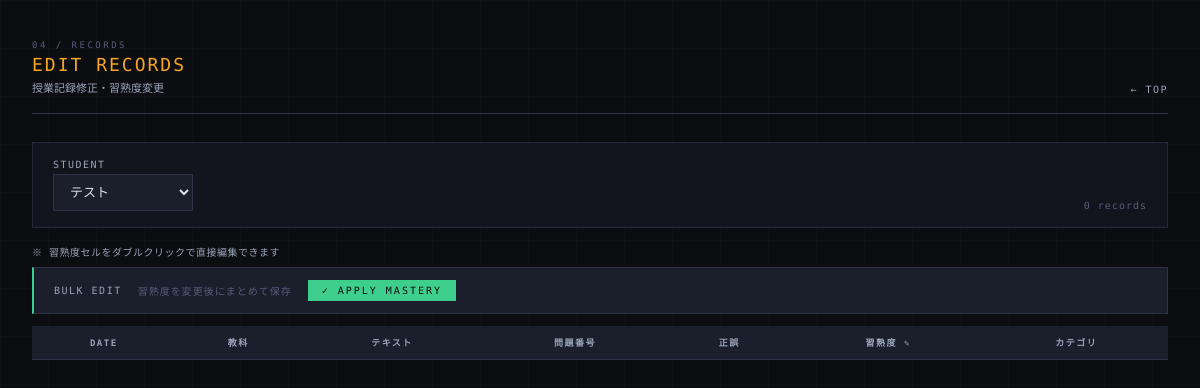
Before: /record/list with the older database file.
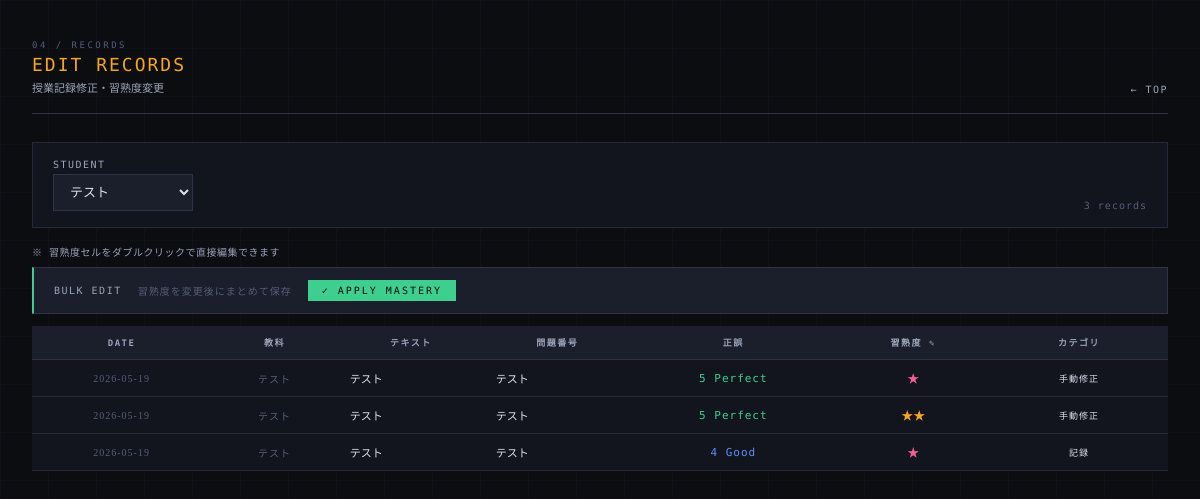
After: the same page with the newer database file.
### tables this page shows
CREATE TABLE history (
            history_id INTEGER PRIMARY KEY AUTOINCREMENT,
            student_id TEXT NOT NULL,
            problem_id INTEGER NOT NULL,
            date TEXT NOT NULL,
            correct INTEGER NOT NULL,
            mastery INTEGER NOT NULL,
            category TEXT NOT NULL, score INTEGER DEFAULT 5,
            FOREIGN KEY (student_id) REFERENCES students(student_id),
            FOREIGN KEY (problem_id) REFERENCES problems(problem_id)
        );

CREATE TABLE problems (
            problem_id INTEGER PRIMARY KEY AUTOINCREMENT,
            subject TEXT NOT NULL,
            textbook TEXT NOT NULL,
            problem_number TEXT NOT NULL,
            importance TEXT NOT NULL,
            type TEXT NOT NULL
        , instruction TEXT, difficulty INTEGER DEFAULT 3, review_value INTEGER DEFAULT 3, estimated_minutes INTEGER DEFAULT 15, textbook_id INTEGER, section_id INTEGER, order_in_textbook INTEGER);

### app.py (the view)
@app.route("/record/list")
def record_list():
    conn = get_connection()
    c = conn.cursor()
    c.execute("SELECT * FROM students ORDER BY student_id")
    students = c.fetchall()
    student_id = request.args.get("student_id",
                  students[0]["student_id"] if students else None)
    records = []
    if student_id:
        c.execute("""
            SELECT h.history_id, h.date, h.correct, h.mastery, h.category,
               h.score,
                   p.subject, p.textbook, p.problem_number
            FROM history h
            JOIN problems p ON h.problem_id = p.problem_id
            WHERE h.student_id = ?
            ORDER BY h.date DESC, h.history_id DESC
            LIMIT 100
        """, (student_id,))
        records = c.fetchall()
    conn.close()
    return render_template("record_list.html", students=students,
                           records=records, selected_student=student_id)

### database.py (called while the page is built)
def get_connection():
    conn = sqlite3.connect(DB_PATH)
    conn.row_factory = sqlite3.Row
    return conn

### templates/record_list.html (shortened to what this page needs)
<!DOCTYPE html>
<html lang="ja">
<head>
</head>
<body>
<div class="container">
  <div class="page-header fade-in">
    <div>
      <div class="page-label">04 / Records</div>
      <div class="page-title" style="color:#f5a623;">Edit Records</div>
      <div class="page-title-ja">授業記録修正・習熟度変更</div>
    </div>
    <a class="page-header-back" href="/">TOP</a>
  </div>
  <div class="filter-bar fade-in">
    <form method="GET" style="display:contents;">
      <div>
        <label>Student</label>
        <select name="student_id" onchange="this.form.submit()" style="min-width:140px;">
          {%- for s in students %}
          <option value="{{ s.student_id }}"
            {%- if s.student_id == selected_student %} selected{%- endif %}>
            {{ s.name }}
          </option>
          {%- endfor %}
        </select>
      </div>
    </form>
    <span class="meta-text" style="margin-left:auto;">{{ records|length }} records</span>
  </div>
  <div style="font-family:'DM Mono',monospace;font-size:10px;color:var(--text-muted);
    margin-bottom:8px;letter-spacing:0.5px;">
    ※ 習熟度セルをダブルクリックで直接編集できます
  </div>
  <div class="bulk-bar fade-in">
    <span class="bulk-label">Bulk Edit</span>
    <span class="meta-text">習熟度を変更後にまとめて保存</span>
    <button class="btn btn-success btn-sm" onclick="bulkUpdateMastery()">✓ Apply Mastery</button>
  </div>
  <div class="fade-in" style="overflow-x:auto;">
  <table class="data-table">
    <thead>
      <tr>
        <th>Date</th><th>教科</th><th>テキスト</th><th>問題番号</th>
        <th>正誤</th><th title="ダブルクリックで編集">習熟度 ✎</th><th>カテゴリ</th>
      </tr>
    </thead>
    <tbody>
    {%- for r in records %}
    <tr id="hrow-{{ r.history_id }}">
      <td class="meta-text" style="white-space:nowrap;">{{ r.date }}</td>
      <td class="meta-text">{{ r.subject }}</td>
      <td class="left" style="font-size:11px;max-width:160px;overflow:hidden;text-overflow:ellipsis;white-space:nowrap;">
        {{ r.textbook }}
      </td>
      <td class="left" style="font-size:11px;max-width:180px;overflow:hidden;text-overflow:ellipsis;white-space:nowrap;">
        {{ r.problem_number }}
      </td>
      <td>
        {%- set sc = r.score if r.score else (5 if r.correct == 1 else 1) %}
        {%- if sc == 5 %}
        <span style="color:var(--green);font-family:'DM Mono',monospace;font-size:11px;letter-spacing:1px;">5 Perfect</span>
        {%- elif sc == 4 %}
        <span style="color:var(--blue);font-family:'DM Mono',monospace;font-size:11px;letter-spacing:1px;">4 Good</span>
        {%- elif sc == 3 %}
        <span style="color:var(--amber);font-family:'DM Mono',monospace;font-size:11px;letter-spacing:1px;">3 Review</span>
        {%- elif sc == 2 %}
        <span style="color:var(--rose);font-family:'DM Mono',monospace;font-size:11px;letter-spacing:1px;">2 Retry</span>
        {%- else %}
        <span style="color:var(--red);font-family:'DM Mono',monospace;font-size:11px;letter-spacing:1px;">1 Failed</span>
        {%- endif %}
      </td>
      <td class="mastery-cell" data-id="{{ r.history_id }}" data-mastery="{{ r.mastery }}">
        {%- set m = r.mastery %}
        <span class="editable mastery-{{ m }}"
          ondblclick="startMasteryEdit(this, {{ r.history_id }}, {{ m }})">
          {{ '★' * m }}
        </span>
      </td>
      <td>
        <span class="badge badge-{{ r.category or '' }}">{{ r.category or '—' }}</span>
      </td>
    </tr>
    {%- endfor %}
    </tbody>
  </table>
  </div>
</div>
</body>
</html>

### templates/record_list.html (style rules this page uses)
:root { --bg: #0c0d11; --surface: #13151e; --surface2: #1b1e2b; --surface3: #222536; --border: #252838; --border-light: #2f3347; --text: #dde1ec; --text-muted: #9aa3b8; --text-dim: #555d7a; --blue: #5b8ff9; --green: #3ecf8e; --amber: #f5a623; --rose: #f06292; --red: #ef4444; --blue-bg: rgba(91,143,249,0.10); --green-bg: rgba(62,207,142,0.10); --amber-bg: rgba(245,166,35,0.10); --rose-bg: rgba(240,98,146,0.10); }
*, *::before, *::after { margin:0; padding:0; box-sizing:border-box; }
body { font-family: 'Noto Serif JP', serif; background: var(--bg); color: var(--text); min-height: 100vh; padding: 40px 32px 80px; -webkit-font-smoothing: antialiased; }
body::after { content: ''; position: fixed; inset: 0; background-image: linear-gradient(var(--border) 1px, transparent 1px), linear-gradient(90deg, var(--border) 1px, transparent 1px); background-size: 48px 48px; opacity: 0.15; pointer-events: none; z-index: 0; }
.container { max-width:1200px; margin:0 auto; position:relative; z-index:1; }
.page-header { display:flex; align-items:flex-end; justify-content:space-between; margin-bottom:28px; padding-bottom:18px; border-bottom:1px solid var(--border-light); }
.page-label { font-family:'DM Mono',monospace; font-size:9px; letter-spacing:2.5px; text-transform:uppercase; color:var(--text-dim); margin-bottom:4px; }
.page-title { font-family:'DM Mono',monospace; font-weight:500; font-size:18px; letter-spacing:2px; text-transform:uppercase; }
.page-title-ja { font-family:'Noto Serif JP',serif; font-weight:300; font-size:11px; color:var(--text-muted); margin-top:4px; }
.page-header-back { font-family:'DM Mono',monospace; font-size:10px; color:var(--text-muted); letter-spacing:1.5px; text-decoration:none; transition:color 0.15s; }
.page-header-back::before { content:'← '; }
label { display:block; font-family:'DM Mono',monospace; font-size:10px; letter-spacing:1.5px; text-transform:uppercase; color:var(--text-muted); margin-bottom:6px; margin-top:16px; }
label:first-child { margin-top:0; }
input[type="text"], input[type="date"], input[type="number"], select, textarea { width:100%; padding:9px 12px; background:var(--surface2); border:1px solid var(--border-light); color:var(--text); font-family:'Noto Serif JP',serif; font-size:13px; outline:none; transition:border-color 0.15s; }
select option { background:var(--surface2); }
.btn { font-family:'DM Mono',monospace; font-size:11px; letter-spacing:2px; text-transform:uppercase; padding:10px 24px; border:none; cursor:pointer; transition:all 0.15s; display:inline-flex; align-items:center; gap:8px; }
.btn-success { background:var(--green); color:#0c0d11; }
.btn-sm { padding:5px 14px; font-size:10px; }
.data-table { width:100%; border-collapse:collapse; background:var(--surface); font-size:12px; }
.data-table th { background:var(--surface2); color:var(--text-muted); font-family:'DM Mono',monospace; font-size:9px; letter-spacing:1.5px; text-transform:uppercase; padding:10px 12px; text-align:center; border-bottom:1px solid var(--border-light); white-space:nowrap; }
.data-table td { padding:9px 12px; border-bottom:1px solid var(--border); text-align:center; vertical-align:middle; font-family:'Noto Serif JP',serif; }
.data-table td.left { text-align:left; }
.badge { font-family:'DM Mono',monospace; font-size:9px; letter-spacing:1px; padding:2px 8px; display:inline-block; }
.filter-bar { background:var(--surface); border:1px solid var(--border); padding:16px 20px; margin-bottom:16px; display:flex; gap:16px; align-items:flex-end; flex-wrap:wrap; }
.filter-bar label { margin:0 0 4px 0; }
.filter-bar select, .filter-bar input { width:auto; }
.bulk-bar { background:var(--surface2); border:1px solid var(--border-light); border-left:2px solid var(--green); padding:12px 20px; margin-bottom:12px; display:flex; align-items:center; gap:16px; }
.bulk-label { font-family:'DM Mono',monospace; font-size:10px; letter-spacing:1.5px; text-transform:uppercase; color:var(--text-muted); }
.meta-text { font-family:'DM Mono',monospace; font-size:10px; color:var(--text-dim); letter-spacing:1px; }
.mastery-1 { color:var(--rose); }
.mastery-2 { color:var(--amber); }
.fade-in { animation:fadeIn 0.3s ease both; }
.editable { cursor:pointer; padding:2px 6px; border-radius:2px; transition:background 0.12s; }

Changed rows visible on the page:
added history: date "2026-05-19", subject "テスト", textbook "テスト", problem_number "テスト", shows "5 Perfect", value "★", category "手動修正"
added history: date "2026-05-19", subject "テスト", textbook "テスト", problem_number "テスト", shows "5 Perfect", value "★★", category "手動修正", mastery 2 (drawn)
added history: date "2026-05-19", subject "テスト", textbook "テスト", problem_number "テスト", shows "4 Good", value "★", category "記録"
Other visible differences:
{{ records|length }}: "0" → "3"
